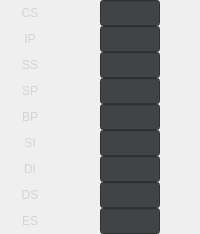
             <widget class="QWidget" name="widget_10" native="true">
              <layout class="QHBoxLayout" name="horizontalLayout_13">
               <property name="spacing">
                <number>0</number>
               </property>
               <property name="leftMargin">
                <number>0</number>
               </property>
               <property name="topMargin">
                <number>0</number>
               </property>
               <property name="rightMargin">
                <number>0</number>
               </property>
               <property name="bottomMargin">
                <number>0</number>
               </property>
               <item>
                <widget class="QWidget" name="widget_23" native="true">
                 <property name="minimumSize">
                  <size>
                   <width>60</width>
                   <height>0</height>
                  </size>
                 </property>
                 <property name="maximumSize">
                  <size>
                   <width>60</width>
                   <height>16777215</height>
                  </size>
                 </property>
                 <property name="styleSheet">
                  <string notr="true">color: rgb(212, 212, 212);</string>
                 </property>
                 <layout class="QVBoxLayout" name="verticalLayout_10">
                  <property name="spacing">
                   <number>0</number>
                  </property>
                  <property name="leftMargin">
                   <number>0</number>
                  </property>
                  <property name="topMargin">
                   <number>0</number>
                  </property>
                  <property name="rightMargin">
                   <number>0</number>
                  </property>
                  <property name="bottomMargin">
                   <number>0</number>
                  </property>
                  <item>
                   <widget class="QWidget" name="widget_25" native="true">
                    <layout class="QHBoxLayout" name="horizontalLayout_14">
                     <property name="spacing">
                      <number>0</number>
                     </property>
                     <property name="leftMargin">
                      <number>0</number>
                     </property>
                     <property name="topMargin">
                      <number>0</number>
                     </property>
                     <property name="rightMargin">
                      <number>0</number>
                     </property>
                     <property name="bottomMargin">
                      <number>0</number>
                     </property>
                     <item>
                      <widget class="QLabel" name="label_7">
                       <property name="text">
                        <string>CS</string>
                       </property>
                       <property name="alignment">
                        <set>Qt::AlignCenter</set>
                       </property>
                      </widget>
                     </item>
                    </layout>
                   </widget>
                  </item>
                  <item>
                   <widget class="QWidget" name="widget_33" native="true">
                    <layout class="QHBoxLayout" name="horizontalLayout_23">
                     <property name="spacing">
                      <number>0</number>
                     </property>
                     <property name="leftMargin">
                      <number>0</number>
                     </property>
                     <property name="topMargin">
                      <number>0</number>
                     </property>
                     <property name="rightMargin">
                      <number>0</number>
                     </property>
                     <property name="bottomMargin">
                      <number>0</number>
                     </property>
                     <item>
                      <widget class="QLabel" name="label_16">
                       <property name="text">
                        <string>IP</string>
                       </property>
                       <property name="alignment">
                        <set>Qt::AlignCenter</set>
                       </property>
                      </widget>
                     </item>
                    </layout>
                   </widget>
                  </item>
                  <item>
                   <widget class="QWidget" name="widget_32" native="true">
                    <layout class="QHBoxLayout" name="horizontalLayout_22">
                     <property name="spacing">
                      <number>0</number>
                     </property>
                     <property name="leftMargin">
                      <number>0</number>
                     </property>
                     <property name="topMargin">
                      <number>0</number>
                     </property>
                     <property name="rightMargin">
                      <number>0</number>
                     </property>
                     <property name="bottomMargin">
                      <number>0</number>
                     </property>
                     <item>
                      <widget class="QLabel" name="label_15">
                       <property name="text">
                        <string>SS</string>
                       </property>
                       <property name="alignment">
                        <set>Qt::AlignCenter</set>
                       </property>
                      </widget>
                     </item>
                    </layout>
                   </widget>
                  </item>
                  <item>
                   <widget class="QWidget" name="widget_31" native="true">
                    <layout class="QHBoxLayout" name="horizontalLayout_21">
                     <property name="spacing">
                      <number>0</number>
                     </property>
                     <property name="leftMargin">
                      <number>0</number>
                     </property>
                     <property name="topMargin">
                      <number>0</number>
                     </property>
                     <property name="rightMargin">
                      <number>0</number>
                     </property>
                     <property name="bottomMargin">
                      <number>0</number>
                     </property>
                     <item>
                      <widget class="QLabel" name="label_14">
                       <property name="text">
                        <string>SP</string>
                       </property>
                       <property name="alignment">
                        <set>Qt::AlignCenter</set>
                       </property>
                      </widget>
                     </item>
                    </layout>
                   </widget>
                  </item>
                  <item>
                   <widget class="QWidget" name="widget_30" native="true">
                    <layout class="QHBoxLayout" name="horizontalLayout_20">
                     <property name="spacing">
                      <number>0</number>
                     </property>
                     <property name="leftMargin">
                      <number>0</number>
                     </property>
                     <property name="topMargin">
                      <number>0</number>
                     </property>
                     <property name="rightMargin">
                      <number>0</number>
                     </property>
                     <property name="bottomMargin">
                      <number>0</number>
                     </property>
                     <item>
                      <widget class="QLabel" name="label_13">
                       <property name="text">
                        <string>BP</string>
                       </property>
                       <property name="alignment">
                        <set>Qt::AlignCenter</set>
                       </property>
                      </widget>
                     </item>
                    </layout>
                   </widget>
                  </item>
                  <item>
                   <widget class="QWidget" name="widget_29" native="true">
                    <layout class="QHBoxLayout" name="horizontalLayout_19">
                     <property name="spacing">
                      <number>0</number>
                     </property>
                     <property name="leftMargin">
                      <number>0</number>
                     </property>
                     <property name="topMargin">
                      <number>0</number>
                     </property>
                     <property name="rightMargin">
                      <number>0</number>
                     </property>
                     <property name="bottomMargin">
                      <number>0</number>
                     </property>
                     <item>
                      <widget class="QLabel" name="label_12">
                       <property name="text">
                        <string>SI</string>
                       </property>
                       <property name="alignment">
                        <set>Qt::AlignCenter</set>
                       </property>
                      </widget>
                     </item>
                    </layout>
                   </widget>
                  </item>
                  <item>
                   <widget class="QWidget" name="widget_28" native="true">
                    <layout class="QHBoxLayout" name="horizontalLayout_18">
                     <property name="spacing">
                      <number>0</number>
                     </property>
                     <property name="leftMargin">
                      <number>0</number>
                     </property>
                     <property name="topMargin">
                      <number>0</number>
                     </property>
                     <property name="rightMargin">
                      <number>0</number>
                     </property>
                     <property name="bottomMargin">
                      <number>0</number>
                     </property>
                     <item>
                      <widget class="QLabel" name="label_11">
                       <property name="text">
                        <string>DI</string>
                       </property>
                       <property name="alignment">
                        <set>Qt::AlignCenter</set>
                       </property>
                      </widget>
                     </item>
                    </layout>
                   </widget>
                  </item>
                  <item>
                   <widget class="QWidget" name="widget_27" native="true">
                    <layout class="QHBoxLayout" name="horizontalLayout_17">
                     <property name="spacing">
                      <number>0</number>
                     </property>
                     <property name="leftMargin">
                      <number>0</number>
                     </property>
                     <property name="topMargin">
                      <number>0</number>
                     </property>
                     <property name="rightMargin">
                      <number>0</number>
                     </property>
                     <property name="bottomMargin">
                      <number>0</number>
                     </property>
                     <item>
                      <widget class="QLabel" name="label_10">
                       <property name="text">
                        <string>DS</string>
                       </property>
                       <property name="alignment">
                        <set>Qt::AlignCenter</set>
                       </property>
                      </widget>
                     </item>
                    </layout>
                   </widget>
                  </item>
                  <item>
                   <widget class="QWidget" name="widget_26" native="true">
                    <layout class="QHBoxLayout" name="horizontalLayout_16">
                     <property name="spacing">
                      <number>0</number>
                     </property>
                     <property name="leftMargin">
                      <number>0</number>
                     </property>
                     <property name="topMargin">
                      <number>0</number>
                     </property>
                     <property name="rightMargin">
                      <number>0</number>
                     </property>
                     <property name="bottomMargin">
                      <number>0</number>
                     </property>
                     <item>
                      <widget class="QLabel" name="label_9">
                       <property name="text">
                        <string>ES</string>
                       </property>
                       <property name="alignment">
                        <set>Qt::AlignCenter</set>
                       </property>
                      </widget>
                     </item>
                    </layout>
                   </widget>
                  </item>
                 </layout>
                </widget>
               </item>
               <item>
                <widget class="QWidget" name="widget_24" native="true">
                 <layout class="QVBoxLayout" name="verticalLayout_11">
                  <property name="spacing">
                   <number>0</number>
                  </property>
                  <property name="leftMargin">
                   <number>0</number>
                  </property>
                  <property name="topMargin">
                   <number>0</number>
                  </property>
                  <property name="rightMargin">
                   <number>0</number>
                  </property>
                  <property name="bottomMargin">
                   <number>0</number>
                  </property>
                  <item>
                   <widget class="QWidget" name="widget_34" native="true">
                    <layout class="QHBoxLayout" name="horizontalLayout_24">
                     <property name="spacing">
                      <number>0</number>
                     </property>
                     <property name="leftMargin">
                      <number>0</number>
                     </property>
                     <property name="topMargin">
                      <number>0</number>
                     </property>
                     <property name="rightMargin">
                      <number>0</number>
                     </property>
                     <property name="bottomMargin">
                      <number>0</number>
                     </property>
                     <item>
                      <widget class="QLineEdit" name="CS">
                       <property name="minimumSize">
                        <size>
                         <width>60</width>
                         <height>26</height>
                        </size>
                       </property>
                       <property name="maximumSize">
                        <size>
                         <width>40</width>
                         <height>26</height>
                        </size>
                       </property>
                       <property name="styleSheet">
                        <string notr="true">background-color: rgb(66, 67, 68);</string>
                       </property>
                       <property name="echoMode">
                        <enum>QLineEdit::Normal</enum>
                       </property>
                       <property name="alignment">
                        <set>Qt::AlignCenter</set>
                       </property>
                      </widget>
                     </item>
                    </layout>
                   </widget>
                  </item>
                  <item>
                   <widget class="QWidget" name="widget_42" native="true">
                    <layout class="QHBoxLayout" name="horizontalLayout_32">
                     <property name="spacing">
                      <number>0</number>
                     </property>
                     <property name="leftMargin">
                      <number>0</number>
                     </property>
                     <property name="topMargin">
                      <number>0</number>
                     </property>
                     <property name="rightMargin">
                      <number>0</number>
                     </property>
                     <property name="bottomMargin">
                      <number>0</number>
                     </property>
                     <item>
                      <widget class="QLineEdit" name="IP">
                       <property name="minimumSize">
                        <size>
                         <width>60</width>
                         <height>26</height>
                        </size>
                       </property>
                       <property name="maximumSize">
                        <size>
                         <width>40</width>
                         <height>26</height>
                        </size>
                       </property>
                       <property name="styleSheet">
                        <string notr="true">background-color: rgb(66, 67, 68);</string>
                       </property>
                       <property name="echoMode">
                        <enum>QLineEdit::Normal</enum>
                       </property>
                       <property name="alignment">
                        <set>Qt::AlignCenter</set>
                       </property>
                      </widget>
                     </item>
                    </layout>
                   </widget>
                  </item>
                  <item>
                   <widget class="QWidget" name="widget_41" native="true">
                    <layout class="QHBoxLayout" name="horizontalLayout_31">
                     <property name="spacing">
                      <number>0</number>
                     </property>
                     <property name="leftMargin">
                      <number>0</number>
                     </property>
                     <property name="topMargin">
                      <number>0</number>
                     </property>
                     <property name="rightMargin">
                      <number>0</number>
                     </property>
                     <property name="bottomMargin">
                      <number>0</number>
                     </property>
                     <item>
                      <widget class="QLineEdit" name="SS">
                       <property name="minimumSize">
                        <size>
                         <width>60</width>
                         <height>26</height>
                        </size>
                       </property>
                       <property name="maximumSize">
                        <size>
                         <width>40</width>
                         <height>26</height>
                        </size>
                       </property>
                       <property name="styleSheet">
                        <string notr="true">background-color: rgb(66, 67, 68);</string>
                       </property>
                       <property name="echoMode">
                        <enum>QLineEdit::Normal</enum>
                       </property>
                       <property name="alignment">
                        <set>Qt::AlignCenter</set>
                       </property>
                      </widget>
                     </item>
                    </layout>
                   </widget>
                  </item>
                  <item>
                   <widget class="QWidget" name="widget_40" native="true">
                    <layout class="QHBoxLayout" name="horizontalLayout_30">
                     <property name="spacing">
                      <number>0</number>
                     </property>
                     <property name="leftMargin">
                      <number>0</number>
                     </property>
                     <property name="topMargin">
                      <number>0</number>
                     </property>
                     <property name="rightMargin">
                      <number>0</number>
                     </property>
                     <property name="bottomMargin">
                      <number>0</number>
                     </property>
                     <item>
                      <widget class="QLineEdit" name="SP">
                       <property name="minimumSize">
                        <size>
                         <width>60</width>
                         <height>26</height>
                        </size>
                       </property>
                       <property name="maximumSize">
                        <size>
                         <width>40</width>
                         <height>26</height>
                        </size>
                       </property>
                       <property name="styleSheet">
                        <string notr="true">background-color: rgb(66, 67, 68);</string>
                       </property>
                       <property name="echoMode">
                        <enum>QLineEdit::Normal</enum>
                       </property>
                       <property name="alignment">
                        <set>Qt::AlignCenter</set>
                       </property>
                      </widget>
                     </item>
                    </layout>
                   </widget>
                  </item>
                  <item>
                   <widget class="QWidget" name="widget_39" native="true">
                    <layout class="QHBoxLayout" name="horizontalLayout_29">
                     <property name="spacing">
                      <number>0</number>
                     </property>
                     <property name="leftMargin">
                      <number>0</number>
                     </property>
                     <property name="topMargin">
                      <number>0</number>
                     </property>
                     <property name="rightMargin">
                      <number>0</number>
                     </property>
                     <property name="bottomMargin">
                      <number>0</number>
                     </property>
                     <item>
                      <widget class="QLineEdit" name="BP">
                       <property name="minimumSize">
                        <size>
                         <width>60</width>
                         <height>26</height>
                        </size>
                       </property>
                       <property name="maximumSize">
                        <size>
                         <width>40</width>
                         <height>26</height>
                        </size>
                       </property>
                       <property name="styleSheet">
                        <string notr="true">background-color: rgb(66, 67, 68);</string>
                       </property>
                       <property name="echoMode">
                        <enum>QLineEdit::Normal</enum>
                       </property>
                       <property name="alignment">
                        <set>Qt::AlignCenter</set>
                       </property>
                      </widget>
                     </item>
                    </layout>
                   </widget>
                  </item>
                  <item>
                   <widget class="QWidget" name="widget_38" native="true">
                    <layout class="QHBoxLayout" name="horizontalLayout_28">
                     <property name="spacing">
                      <number>0</number>
                     </property>
                     <property name="leftMargin">
                      <number>0</number>
                     </property>
                     <property name="topMargin">
                      <number>0</number>
                     </property>
                     <property name="rightMargin">
                      <number>0</number>
                     </property>
                     <property name="bottomMargin">
                      <number>0</number>
                     </property>
                     <item>
                      <widget class="QLineEdit" name="SI">
                       <property name="minimumSize">
                        <size>
                         <width>60</width>
                         <height>26</height>
                        </size>
                       </property>
                       <property name="maximumSize">
                        <size>
                         <width>40</width>
                         <height>26</height>
                        </size>
                       </property>
                       <property name="styleSheet">
                        <string notr="true">background-color: rgb(66, 67, 68);</string>
                       </property>
                       <property name="echoMode">
                        <enum>QLineEdit::Normal</enum>
                       </property>
                       <property name="alignment">
                        <set>Qt::AlignCenter</set>
                       </property>
                      </widget>
                     </item>
                    </layout>
                   </widget>
                  </item>
                  <item>
                   <widget class="QWidget" name="widget_37" native="true">
                    <layout class="QHBoxLayout" name="horizontalLayout_27">
                     <property name="spacing">
                      <number>0</number>
                     </property>
                     <property name="leftMargin">
                      <number>0</number>
                     </property>
                     <property name="topMargin">
                      <number>0</number>
                     </property>
                     <property name="rightMargin">
                      <number>0</number>
                     </property>
                     <property name="bottomMargin">
                      <number>0</number>
                     </property>
                     <item>
                      <widget class="QLineEdit" name="DI">
                       <property name="minimumSize">
                        <size>
                         <width>60</width>
                         <height>26</height>
                        </size>
                       </property>
                       <property name="maximumSize">
                        <size>
                         <width>40</width>
                         <height>26</height>
                        </size>
                       </property>
                       <property name="styleSheet">
                        <string notr="true">background-color: rgb(66, 67, 68);</string>
                       </property>
                       <property name="echoMode">
                        <enum>QLineEdit::Normal</enum>
                       </property>
                       <property name="alignment">
                        <set>Qt::AlignCenter</set>
                       </property>
                      </widget>
                     </item>
                    </layout>
                   </widget>
                  </item>
                  <item>
                   <widget class="QWidget" name="widget_36" native="true">
                    <layout class="QHBoxLayout" name="horizontalLayout_26">
                     <property name="spacing">
                      <number>0</number>
                     </property>
                     <property name="leftMargin">
                      <number>0</number>
                     </property>
                     <property name="topMargin">
                      <number>0</number>
                     </property>
                     <property name="rightMargin">
                      <number>0</number>
                     </property>
                     <property name="bottomMargin">
                      <number>0</number>
                     </property>
                     <item>
                      <widget class="QLineEdit" name="DS">
                       <property name="minimumSize">
                        <size>
                         <width>60</width>
                         <height>26</height>
                        </size>
                       </property>
                       <property name="maximumSize">
                        <size>
                         <width>40</width>
                         <height>26</height>
                        </size>
                       </property>
                       <property name="styleSheet">
                        <string notr="true">background-color: rgb(66, 67, 68);</string>
                       </property>
                       <property name="echoMode">
                        <enum>QLineEdit::Normal</enum>
                       </property>
                       <property name="alignment">
                        <set>Qt::AlignCenter</set>
                       </property>
                      </widget>
                     </item>
                    </layout>
                   </widget>
                  </item>
                  <item>
                   <widget class="QWidget" name="widget_35" native="true">
                    <layout class="QHBoxLayout" name="horizontalLayout_25">
                     <property name="spacing">
                      <number>0</number>
                     </property>
                     <property name="leftMargin">
                      <number>0</number>
                     </property>
                     <property name="topMargin">
                      <number>0</number>
                     </property>
                     <property name="rightMargin">
                      <number>0</number>
                     </property>
                     <property name="bottomMargin">
                      <number>0</number>
                     </property>
                     <item>
                      <widget class="QLineEdit" name="ES">
                       <property name="minimumSize">
                        <size>
                         <width>60</width>
                         <height>26</height>
                        </size>
                       </property>
                       <property name="maximumSize">
                        <size>
                         <width>40</width>
                         <height>26</height>
                        </size>
                       </property>
                       <property name="styleSheet">
                        <string notr="true">background-color: rgb(66, 67, 68);</string>
                       </property>
                       <property name="echoMode">
                        <enum>QLineEdit::Normal</enum>
                       </property>
                       <property name="alignment">
                        <set>Qt::AlignCenter</set>
                       </property>
                      </widget>
                     </item>
                    </layout>
                   </widget>
                  </item>
                 </layout>
                </widget>
               </item>
              </layout>
             </widget>
